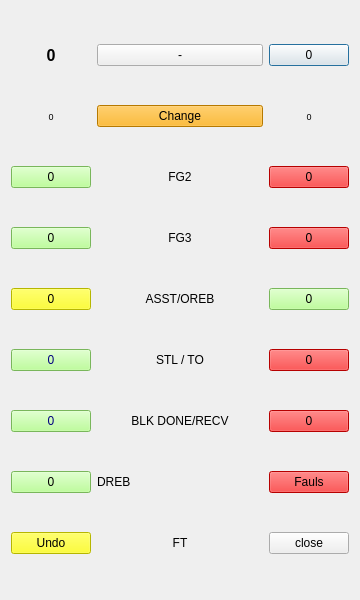
<?xml version="1.0" encoding="UTF-8"?>
<ui version="4.0">
 <class>playstat</class>
 <widget class="QDialog" name="playstat">
  <property name="enabled">
   <bool>true</bool>
  </property>
  <property name="geometry">
   <rect>
    <x>0</x>
    <y>0</y>
    <width>360</width>
    <height>600</height>
   </rect>
  </property>
  <property name="sizePolicy">
   <sizepolicy hsizetype="Maximum" vsizetype="Maximum">
    <horstretch>0</horstretch>
    <verstretch>0</verstretch>
   </sizepolicy>
  </property>
  <property name="maximumSize">
   <size>
    <width>360</width>
    <height>16777215</height>
   </size>
  </property>
  <property name="windowTitle">
   <string>Dialog</string>
  </property>
  <layout class="QGridLayout" name="gridLayout">
   <item row="0" column="3">
    <widget class="QPushButton" name="bt_oth_points">
     <property name="text">
      <string>0</string>
     </property>
    </widget>
   </item>
   <item row="7" column="0">
    <widget class="QPushButton" name="bt_reb_def">
     <property name="styleSheet">
      <string notr="true">background-color: rgb(170, 255, 127);
color: rgb(0, 0, 0);</string>
     </property>
     <property name="text">
      <string>0</string>
     </property>
    </widget>
   </item>
   <item row="7" column="1">
    <widget class="QLabel" name="label">
     <property name="text">
      <string>DREB</string>
     </property>
    </widget>
   </item>
   <item row="6" column="1">
    <widget class="QLabel" name="label_4">
     <property name="text">
      <string>BLK DONE/RECV</string>
     </property>
     <property name="alignment">
      <set>Qt::AlignCenter</set>
     </property>
    </widget>
   </item>
   <item row="0" column="1">
    <widget class="QPushButton" name="bt_q_indicator">
     <property name="text">
      <string>-</string>
     </property>
    </widget>
   </item>
   <item row="4" column="0">
    <widget class="QPushButton" name="bt_asst">
     <property name="styleSheet">
      <string notr="true">background-color: rgb(255, 255, 0);
color: rgb(0, 0, 0);</string>
     </property>
     <property name="text">
      <string>0</string>
     </property>
    </widget>
   </item>
   <item row="1" column="0">
    <widget class="QLabel" name="label_my_fauls">
     <property name="font">
      <font>
       <pointsize>7</pointsize>
      </font>
     </property>
     <property name="text">
      <string>0</string>
     </property>
     <property name="alignment">
      <set>Qt::AlignCenter</set>
     </property>
    </widget>
   </item>
   <item row="3" column="0">
    <widget class="QPushButton" name="bt_t3_ok">
     <property name="styleSheet">
      <string notr="true">background-color: rgb(170, 255, 127);
color: rgb(0, 0, 0);</string>
     </property>
     <property name="text">
      <string>0</string>
     </property>
    </widget>
   </item>
   <item row="0" column="0">
    <widget class="QLabel" name="label_pts">
     <property name="font">
      <font>
       <pointsize>12</pointsize>
       <weight>75</weight>
       <bold>true</bold>
      </font>
     </property>
     <property name="text">
      <string>0</string>
     </property>
     <property name="alignment">
      <set>Qt::AlignCenter</set>
     </property>
    </widget>
   </item>
   <item row="8" column="0">
    <widget class="QPushButton" name="bt_undo">
     <property name="styleSheet">
      <string notr="true">background-color: rgb(255, 255, 0);
color: rgb(0, 0, 0);</string>
     </property>
     <property name="text">
      <string>Undo</string>
     </property>
    </widget>
   </item>
   <item row="2" column="3">
    <widget class="QPushButton" name="bt_t2_ko">
     <property name="styleSheet">
      <string notr="true">background-color: rgb(255, 0, 0);</string>
     </property>
     <property name="text">
      <string>0</string>
     </property>
    </widget>
   </item>
   <item row="1" column="3">
    <widget class="QLabel" name="label_oth_fauls">
     <property name="font">
      <font>
       <pointsize>7</pointsize>
      </font>
     </property>
     <property name="text">
      <string>0</string>
     </property>
     <property name="alignment">
      <set>Qt::AlignCenter</set>
     </property>
    </widget>
   </item>
   <item row="6" column="0">
    <widget class="QPushButton" name="bt_blocks">
     <property name="styleSheet">
      <string notr="true">background-color: rgb(170, 255, 127);
color: rgb(0, 0, 127);</string>
     </property>
     <property name="text">
      <string>0</string>
     </property>
    </widget>
   </item>
   <item row="3" column="3">
    <widget class="QPushButton" name="bt_t3_ko">
     <property name="styleSheet">
      <string notr="true">background-color: rgb(255, 0, 0);</string>
     </property>
     <property name="text">
      <string>0</string>
     </property>
    </widget>
   </item>
   <item row="2" column="1">
    <widget class="QLabel" name="lab_t2">
     <property name="text">
      <string>FG2</string>
     </property>
     <property name="alignment">
      <set>Qt::AlignCenter</set>
     </property>
    </widget>
   </item>
   <item row="2" column="0">
    <widget class="QPushButton" name="bt_t2_ok">
     <property name="sizePolicy">
      <sizepolicy hsizetype="Maximum" vsizetype="Maximum">
       <horstretch>0</horstretch>
       <verstretch>0</verstretch>
      </sizepolicy>
     </property>
     <property name="styleSheet">
      <string notr="true">background-color: rgb(170, 255, 127);
color: rgb(0, 0, 0);</string>
     </property>
     <property name="text">
      <string>0</string>
     </property>
    </widget>
   </item>
   <item row="5" column="0">
    <widget class="QPushButton" name="bt_steal_ok">
     <property name="styleSheet">
      <string notr="true">background-color: rgb(170, 255, 127);
color: rgb(0, 0, 127);</string>
     </property>
     <property name="text">
      <string>0</string>
     </property>
    </widget>
   </item>
   <item row="5" column="1">
    <widget class="QLabel" name="label_6">
     <property name="text">
      <string>STL / TO</string>
     </property>
     <property name="alignment">
      <set>Qt::AlignCenter</set>
     </property>
    </widget>
   </item>
   <item row="1" column="1">
    <widget class="QPushButton" name="bt_change">
     <property name="styleSheet">
      <string notr="true">background-color: rgb(255, 170, 0);</string>
     </property>
     <property name="text">
      <string>Change</string>
     </property>
    </widget>
   </item>
   <item row="5" column="3">
    <widget class="QPushButton" name="bt_steal_ko">
     <property name="styleSheet">
      <string notr="true">background-color: rgb(255, 0, 0);</string>
     </property>
     <property name="text">
      <string>0</string>
     </property>
    </widget>
   </item>
   <item row="8" column="1">
    <widget class="QLabel" name="lb_ft">
     <property name="text">
      <string>FT</string>
     </property>
     <property name="alignment">
      <set>Qt::AlignCenter</set>
     </property>
    </widget>
   </item>
   <item row="4" column="3">
    <widget class="QPushButton" name="bt_reb_off">
     <property name="styleSheet">
      <string notr="true">background-color: rgb(170, 255, 127);
color: rgb(0, 0, 0);</string>
     </property>
     <property name="text">
      <string>0</string>
     </property>
    </widget>
   </item>
   <item row="6" column="3">
    <widget class="QPushButton" name="bt_blk_recv">
     <property name="enabled">
      <bool>true</bool>
     </property>
     <property name="styleSheet">
      <string notr="true">background-color: rgb(255, 0, 0);</string>
     </property>
     <property name="text">
      <string>0</string>
     </property>
    </widget>
   </item>
   <item row="3" column="1">
    <widget class="QLabel" name="lab_t3">
     <property name="text">
      <string>FG3</string>
     </property>
     <property name="alignment">
      <set>Qt::AlignCenter</set>
     </property>
    </widget>
   </item>
   <item row="4" column="1">
    <widget class="QLabel" name="label_3">
     <property name="text">
      <string>ASST/OREB</string>
     </property>
     <property name="alignment">
      <set>Qt::AlignCenter</set>
     </property>
    </widget>
   </item>
   <item row="8" column="3">
    <widget class="QPushButton" name="bt_close">
     <property name="text">
      <string>close</string>
     </property>
    </widget>
   </item>
   <item row="7" column="3">
    <widget class="QPushButton" name="bt_fauls">
     <property name="sizePolicy">
      <sizepolicy hsizetype="Fixed" vsizetype="Fixed">
       <horstretch>0</horstretch>
       <verstretch>0</verstretch>
      </sizepolicy>
     </property>
     <property name="styleSheet">
      <string notr="true">background-color: rgb(255, 0, 0);</string>
     </property>
     <property name="text">
      <string>Fauls</string>
     </property>
    </widget>
   </item>
  </layout>
 </widget>
 <resources/>
 <connections>
  <connection>
   <sender>bt_close</sender>
   <signal>clicked()</signal>
   <receiver>playstat</receiver>
   <slot>hide()</slot>
   <hints>
    <hint type="sourcelabel">
     <x>295</x>
     <y>535</y>
    </hint>
    <hint type="destinationlabel">
     <x>179</x>
     <y>299</y>
    </hint>
   </hints>
  </connection>
 </connections>
</ui>
